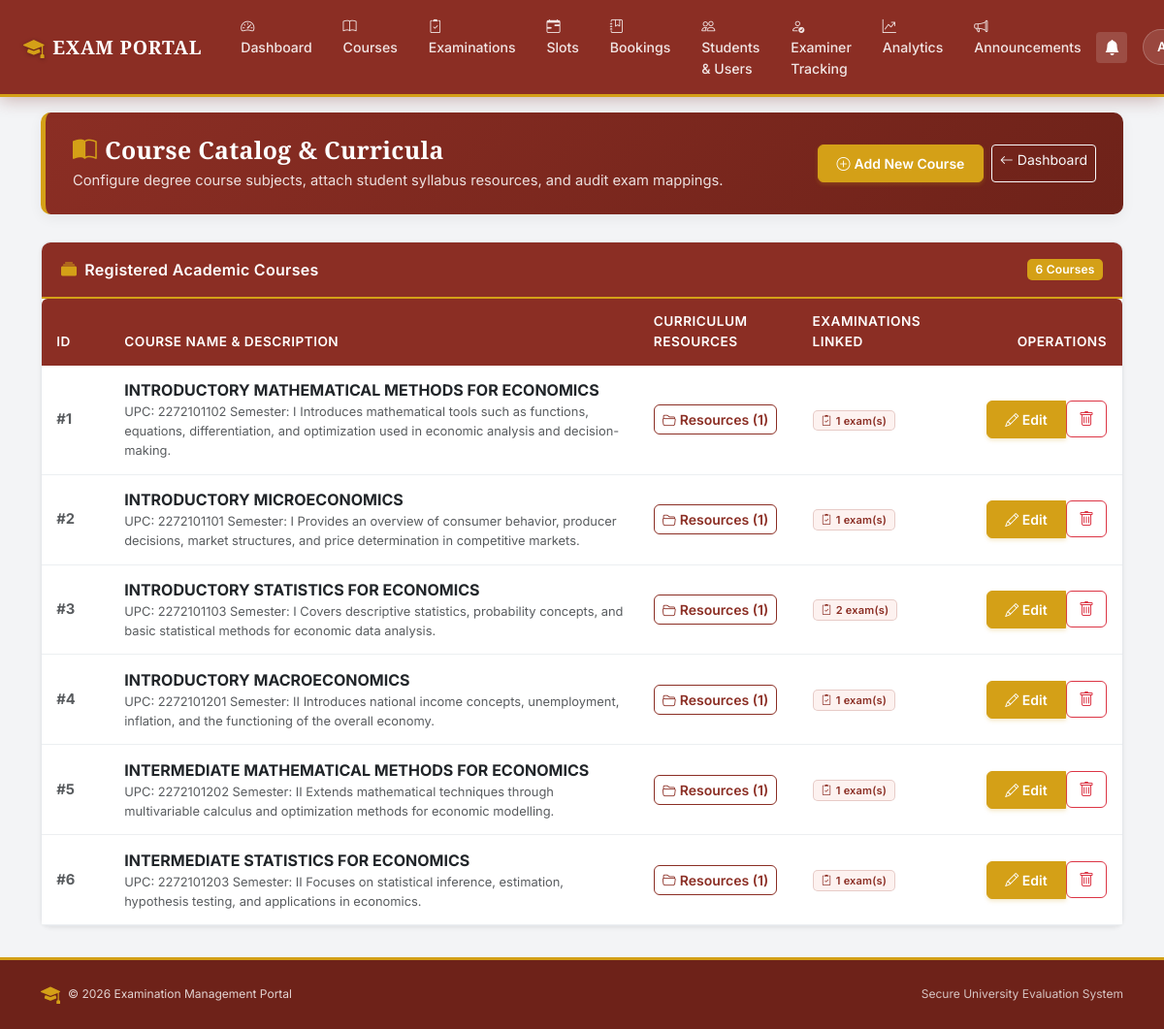
Screenshot of /courses (signed in) with the database file from the repository.
### models.py (models this page shows, shortened)
class BaseModel(db.Model):
    __abstract__ = True

class Course(BaseModel):
    id = db.Column(db.Integer, primary_key=True)
    name = db.Column(db.String(100), nullable=False)
    description = db.Column(db.String(500))
    resources = db.relationship("CourseResource", backref="course", cascade="all, delete-orphan")

### routes/admin.py (the view)
@role_required("Admin")
def courses():
    return render_template("courses.html", courses=Course.query.all())

### app.py (called while the page is built)
@app.context_processor
def inject_global_data():
    unread_count = 0
    if "user_id" in session:
        try:
            unread_count = Notification.query.filter_by(
                user_id=session["user_id"], is_read=False
            ).count()
        except Exception:
            pass
    return dict(unread_notifications_count=unread_count)

### helpers.py (called while the page is built)
def role_required(required_role):
    def decorator(fn):
        @wraps(fn)
        def wrapper(*args, **kwargs):
            uid = session.get("user_id")
            if not uid:
                return redirect(url_for("login"))
            user = db.session.get(User, uid) if hasattr(db.session, "get") else User.query.get(uid)
            if not user or not user.is_active:
                session.clear()
                return redirect(url_for("login"))
            if user.role != required_role:
                abort(403)
            if user.role == "Examiner" and not user.is_approved:
                session.clear()
                return redirect(url_for("login"))
            return fn(*args, **kwargs)
        return wrapper
    return decorator

### templates/courses.html (shortened to what this page needs)
{% extends "base.html" %}
{% block content %}
<div class="container my-3">
    <div class="erp-header">
        <div class="d-flex justify-content-between align-items-center flex-wrap gap-2">
            <div>
                <h2><i class="bi bi-book-half me-2 text-gold"></i>Course Catalog &amp; Curricula</h2>
                <p>Configure degree course subjects, attach student syllabus resources, and audit exam mappings.</p>
            </div>
            <div class="d-flex gap-2">
                <a href="{{ url_for('add_course') }}" class="btn btn-gold btn-sm">
                    <i class="bi bi-plus-circle me-1"></i>Add New Course
                </a>
                <a href="{{ url_for('admin_dashboard') }}" class="btn btn-outline-light btn-sm">
                    <i class="bi bi-arrow-left me-1"></i>Dashboard
                </a>
            </div>
        </div>
    </div>
    <div class="card shadow-sm">
        <div class="card-header card-header-maroon d-flex justify-content-between align-items-center">
            <span><i class="bi bi-collection-fill me-2 text-gold"></i>Registered Academic Courses</span>
            <span class="badge bg-gold text-dark">{{ courses|length }} Courses</span>
        </div>
        <div class="card-body p-0">
            {% if courses %}
            <div class="table-responsive">
                <table class="table table-hover align-middle mb-0">
                    <thead>
                        <tr>
                            <th style="width: 70px;">ID</th>
                            <th>Course Name &amp; Description</th>
                            <th>Curriculum Resources</th>
                            <th>Examinations Linked</th>
                            <th class="text-end pe-3" style="width: 170px;">Operations</th>
                        </tr>
                    </thead>
                    <tbody>
                        {% for c in courses %}
                        <tr>
                            <td class="text-muted fw-bold">#{{ c.id }}</td>
                            <td>
                                <div class="fw-bold text-dark fs-6">{{ c.name }}</div>
                                <div class="small text-muted">{{ c.description or 'No formal description entered.' }}</div>
                            </td>
                            <td>
                                <a href="{{ url_for('course_resources', course_id=c.id) }}" class="btn btn-sm btn-outline-primary">
                                    <i class="bi bi-folder2-open me-1"></i>Resources ({{ c.resources|length }})
                                </a>
                            </td>
                            <td>
                                <span class="badge px-2 py-1" style="background-color: var(--maroon-subtle); color: var(--maroon); border: 1px solid rgba(139,46,36,0.2);">
                                    <i class="bi bi-clipboard2-check me-1"></i>{{ c.examinations|length }} exam(s)
                                </span>
                            </td>
                            <td class="text-end pe-3">
                                <div class="btn-group btn-group-sm">
                                    <a href="{{ url_for('edit_course', course_id=c.id) }}" class="btn btn-gold">
                                        <i class="bi bi-pencil"></i> Edit
                                    </a>
                                    <form action="{{ url_for('delete_course', course_id=c.id) }}" method="POST" style="display:inline;" onsubmit="return confirm('Are you sure you want to delete this course?');">
                                        <button type="submit" class="btn btn-outline-danger">
                                            <i class="bi bi-trash"></i>
                                        </button>
                                    </form>
                                </div>
                            </td>
                        </tr>
                        {% endfor %}
                    </tbody>
                </table>
            </div>
            {% else %}
            <div class="p-5 text-center text-muted">
                <i class="bi bi-book display-4 d-block mb-2 text-secondary"></i>
                <p class="mb-2">No academic courses registered yet.</p>
                <a href="{{ url_for('add_course') }}" class="btn btn-primary btn-sm"><i class="bi bi-plus-lg me-1"></i>Create First Course</a>
            </div>
            {% endif %}
        </div>
    </div>
</div>
{% endblock %}

### templates/base.html (style rules this page uses)
:root { --maroon: #8B2E24; --maroon-dark: #6E2219; --maroon-light: #A3382D; --maroon-subtle: #FDF2F0; --gold: #D4A017; --gold-dark: #B58810; --gold-light: #FEF8E7; --gold-subtle: #FFFDF5; --bg-light: #F3F4F6; --card-bg: #FFFFFF; --text-dark: #1F2937; --text-muted: #6B7280; --border-color: #E5E7EB; --shadow-sm: 0 2px 6px rgba(0, 0, 0, 0.04); --shadow-md: 0 4px 14px rgba(0, 0, 0, 0.06); --shadow-lg: 0 10px 25px rgba(139, 46, 36, 0.10); --radius: 0.625rem; }
body { padding-top: 68px; background-color: var(--bg-light); color: var(--text-dark); font-family: 'Inter', -apple-system, BlinkMacSystemFont, "Segoe UI", Roboto, sans-serif; font-size: 0.95rem; line-height: 1.55; min-height: 100vh; display: flex; flex-direction: column; }
.erp-header { background: linear-gradient(135deg, var(--maroon) 0%, var(--maroon-dark) 100%); color: #FFFFFF; border-radius: var(--radius); padding: 1.5rem 1.75rem; margin-bottom: 1.75rem; border-left: 5px solid var(--gold); box-shadow: var(--shadow-md); position: relative; overflow: hidden; }
.erp-header h2 { font-family: 'Cinzel', Georgia, serif; font-weight: 700; font-size: 1.55rem; margin-bottom: 0.3rem; letter-spacing: 0.3px; }
.erp-header p { color: rgba(255, 255, 255, 0.85); font-size: 0.92rem; margin-bottom: 0; }
.card { background-color: var(--card-bg); border: 1px solid var(--border-color); border-radius: var(--radius); box-shadow: var(--shadow-sm); transition: box-shadow 0.2s ease, transform 0.2s ease; }
.card-header { background-color: #FFFFFF; border-bottom: 1px solid var(--border-color); padding: 1rem 1.25rem; font-weight: 600; font-size: 1rem; color: var(--maroon); }
.card-header-maroon { background-color: var(--maroon) !important; color: #FFFFFF !important; border-bottom: 2.5px solid var(--gold) !important; padding: 0.95rem 1.25rem !important; font-weight: 600; letter-spacing: 0.3px; border-top-left-radius: calc(var(--radius) - 1px) !important; border-top-right-radius: calc(var(--radius) - 1px) !important; }
.btn-outline-primary { color: var(--maroon) !important; border-color: var(--maroon) !important; font-weight: 600; border-radius: 6px; }
.btn-gold { background-color: var(--gold) !important; border-color: var(--gold) !important; color: #FFFFFF !important; font-weight: 600; padding: 0.5rem 1.15rem; border-radius: 6px; box-shadow: 0 2px 4px rgba(212, 160, 23, 0.25); transition: all 0.2s ease; }
.text-gold { color: var(--gold) !important; }
.bg-gold { background-color: var(--gold) !important; color: #FFFFFF !important; }
.table { border-color: var(--border-color); vertical-align: middle; font-size: 0.92rem; margin-bottom: 0; }
.table thead th { background-color: var(--maroon) !important; color: #FFFFFF !important; font-weight: 600; font-size: 0.85rem; text-transform: uppercase; letter-spacing: 0.5px; padding: 0.85rem 0.95rem; border: none; }
.table thead th:first-child { border-top-left-radius: 6px; }
.table thead th:last-child { border-top-right-radius: 6px; }
.table tbody td { padding: 0.85rem 0.95rem; border-bottom: 1px solid #ECEFF1; }
.badge { font-weight: 600; padding: 0.4em 0.7em; letter-spacing: 0.2px; border-radius: 5px; }
a { color: var(--maroon); text-decoration: none; transition: color 0.15s ease; }

### rows the page displays
Course: id "1", name "INTRODUCTORY MATHEMATICAL METHODS FOR ECONOMICS", description "UPC: 2272101102 Semester: I Introduces mathematical tools such as functions, equations, differentiation, and optimization used in economic analysis and decision-making.", resources|length "1", examinations|length "1"
Course: id "2", name "INTRODUCTORY MICROECONOMICS", description "UPC: 2272101101 Semester: I Provides an overview of consumer behavior, producer decisions, market structures, and price determination in competitive markets.", resources|length "1", examinations|length "1"
Course: id "3", name "INTRODUCTORY STATISTICS FOR ECONOMICS", description "UPC: 2272101103 Semester: I Covers descriptive statistics, probability concepts, and basic statistical methods for economic data analysis.", resources|length "1", examinations|length "2"
Course: id "4", name "INTRODUCTORY MACROECONOMICS", description "UPC: 2272101201 Semester: II Introduces national income concepts, unemployment, inflation, and the functioning of the overall economy.", resources|length "1", examinations|length "1"
Course: id "5", name "INTERMEDIATE MATHEMATICAL METHODS FOR ECONOMICS", description "UPC: 2272101202 Semester: II Extends mathematical techniques through multivariable calculus and optimization methods for economic modelling.", resources|length "1", examinations|length "1"
Course: id "6", name "INTERMEDIATE STATISTICS FOR ECONOMICS", description "UPC: 2272101203 Semester: II Focuses on statistical inference, estimation, hypothesis testing, and applications in economics.", resources|length "1", examinations|length "1"

### other values shown
{{ courses|length }} "6"
{{ 2026 }} "2026"
